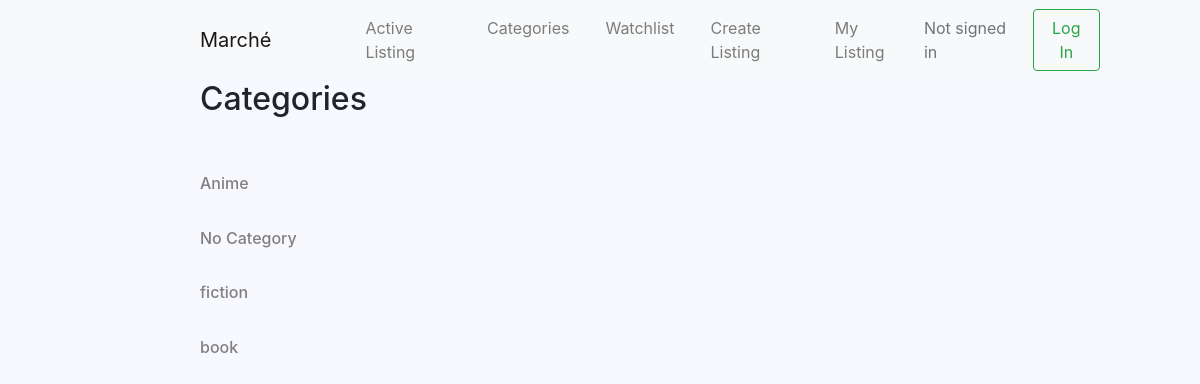
The page /categories on the database its author committed.
### auctions/models.py (models this page shows, shortened)
class Listing(models.Model):
    title=models.CharField(max_length=64)
    description=models.CharField(max_length=100)
    price=models.IntegerField()
    Image=models.CharField(max_length=100)
    category=models.CharField(max_length=64)
    owner=models.ForeignKey(User, on_delete=models.CASCADE, related_name="items")
    status=models.CharField(max_length=64)

### auctions/views.py (the view)
# urls.py: path("categories", views.categories, name="categories"),
def categories(request):
    items=Listing.objects.all().values('category').distinct()
    return render(request,"auctions/categories.html",{
    "items":items
    })

### auctions/templates/auctions/categories.html
{% extends "auctions/layout.html" %}
{% block body %}
<div class="padding">
    <h2> Categories</h2> <br> <br>
        {% if items %}
           {% for item in items %}
      <h6> <a href="{% url 'clisting' item.category %}" style="color:grey"> {{item.category}} </a>  <h6> <br>
{% endfor %}
    {% else %}
    <br> <br>
  <h3>  No items in any category. </h3>
      {% endif %}
</div>
{% endblock %}

### auctions/static/auctions/styles.css (style rules this page uses)
body { background-color: #F8F8FF; }
.padding { padding-left: 200px; padding-right: 100px; }

### rows shown on the page
Listing: category "Anime"
Listing: category "fiction"
Listing: category "book"

### other values the page prints
{{ item.category }} "No Category"
